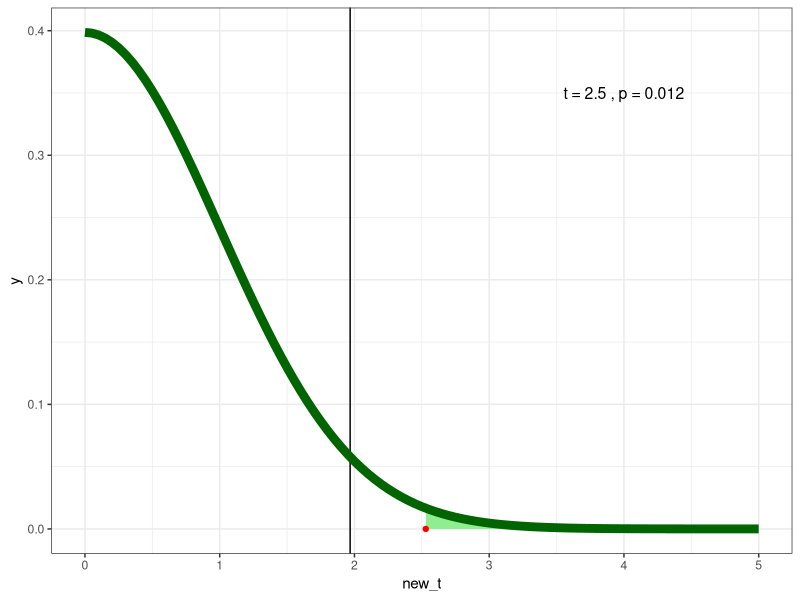
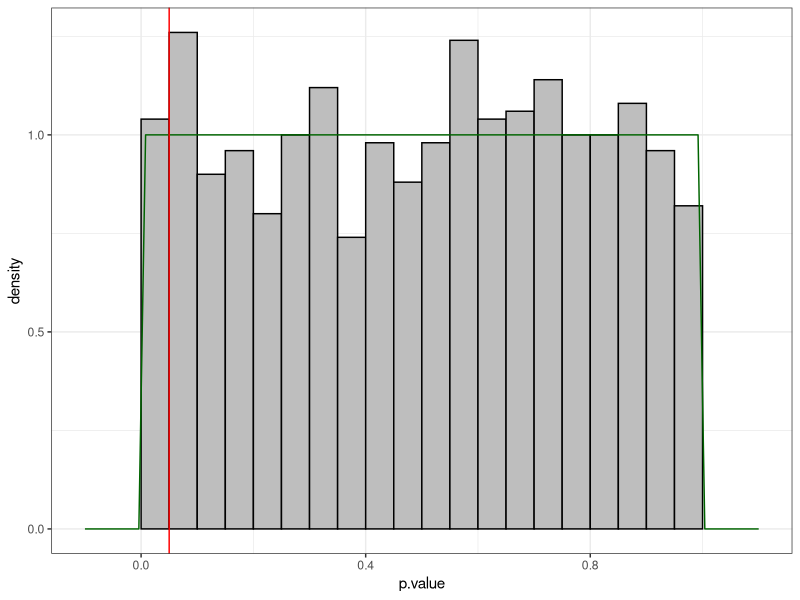
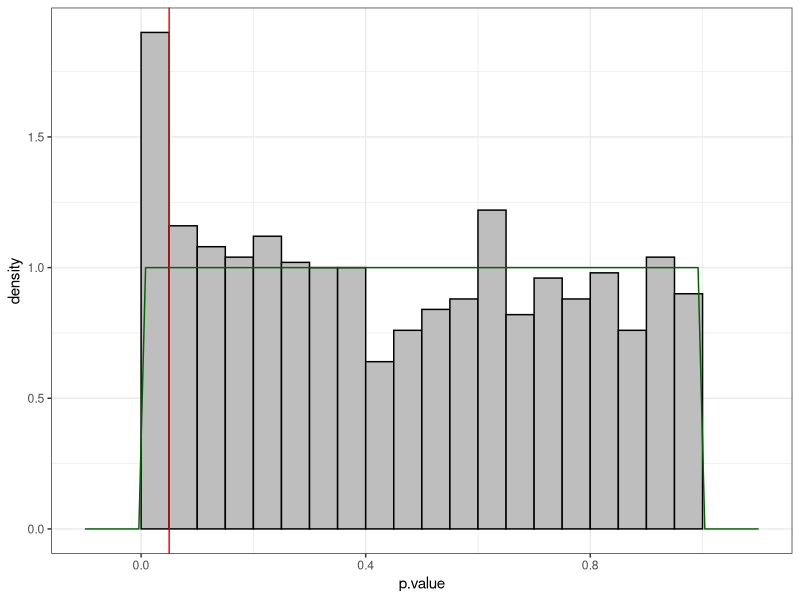

These charts were generated, in order, by the following R code:
## ---- chunk 1
knitr::opts_chunk$set(echo = TRUE)

library(tidyverse)

## ---- chunk 2

num_centers <- 1000 # Сколько раз повторим эксперимент?

sample_size <- 300 # Количество пациентов, прошедших, терапию
True_Hg_improve <- 0 # Истинное среднее изменение гемоглобина
Hg_sd <- 6 # Разброс в улучшении Hg

df_trial <- data.frame(
  center_ID = rep(1:num_centers, each = sample_size),
  patient_ID = rep(1:sample_size, num_centers),
  Hg_change = rnorm(sample_size*num_centers, mean = True_Hg_improve, sd = Hg_sd)
)

trial_results <- df_trial %>% 
  group_by(center_ID) %>% 
  dplyr::summarise(t = sqrt(sample_size)*mean(Hg_change)/sd(Hg_change)) %>% 
  ungroup()

# Как распределено t, когда Н0 верна?
plt_1 <- ggplot(trial_results, aes(x = t)) +
  geom_histogram(aes(y =..density..),
                 color = 'black', fill = 'grey') +
  stat_function(fun = dt, 
                args = list(df = sample_size-1), color = 'darkgreen') +
  geom_vline(mapping = aes(xintercept = qt(0.975, sample_size-1)), color = "red") +
  geom_vline(mapping = aes(xintercept = qt(0.025, sample_size-1)), color = "red") +
  xlim(c(-5,5)) +
  theme_bw()

## ---- chunk 3

new_sample <- rnorm(sample_size, mean = 0.5, sd = Hg_sd)
new_t <- abs(sqrt(sample_size)*mean(new_sample)/sd(new_sample))

ggplot() +
  stat_function(fun = dt, 
                args = list(df = sample_size-1), 
                fill = 'lightgreen',
                xlim = c(new_t,5),
                geom = "area") +
  geom_vline(aes(xintercept = qt(0.975, sample_size - 1))) +
  geom_point(aes(x = new_t, y = 0), color = "red") +
  stat_function(fun = dt, 
                args = list(df = sample_size-1), 
                color = 'darkgreen', 
                size = 3,
                xlim = c(0, 5)) +
  geom_text(aes(x = 4, y = 0.35, label = paste0("t = ", signif(new_t,2)," , p = ", signif(2*(1-pt(new_t, sample_size - 1)),2))), size = 4)+
  theme_bw()


## ---- chunk 4

num_centers <- 1000 # Сколько раз повторим эксперимент?

sample_size <- 30 # Количество пациентов, прошедших, терапию
True_Hg_improve <- 0 # Истинное среднее изменение гемоглобина
Hg_sd <- 6 # Разброс в улучшении Hg

df_trial_norm <- data.frame(
  center_ID = rep(1:num_centers, each = sample_size),
  patient_ID = rep(1:sample_size, num_centers),
  Hg_change = rnorm(sample_size*num_centers, mean = True_Hg_improve, sd = Hg_sd)
)

trial_results <- df_trial_norm %>% 
  group_by(center_ID) %>% 
  do(broom::tidy(t.test(Hg_change ~ 1, conf.level = 0.95, mu = 0, data = .))) %>% 
  ungroup()

# Как распределено t, когда Н0 верна?
ggplot(trial_results, aes(x = p.value)) +
  geom_histogram(aes(y =..density..),
                 color = 'black', fill = 'grey',
                 breaks = seq(0,1,0.05)) +
  stat_function(fun = dunif, 
                args = list(min = 0, max = 1), color = 'darkgreen') +
  geom_vline(mapping = aes(xintercept = 0.05), color = "red") +
  xlim(c(-0.1,1.1)) +
  theme_bw()

# Попробуйте провести эксперимент с "работающим" препаратом. Что будет происходить с p-значениями?

## ---- chunk 5

num_centers <- 1000 # Сколько раз повторим эксперимент?

sample_size <- 3 # Количество пациентов, прошедших, терапию
True_avg_duration <- 20 # Истинное среднее время до выздоровления

df_trial_norm <- data.frame(
  center_ID = rep(1:num_centers, each = sample_size),
  patient_ID = rep(1:sample_size, num_centers),
  Hg_change = rexp(sample_size*num_centers, rate = 1/True_avg_duration)
)

trial_results <- df_trial_norm %>% 
  group_by(center_ID) %>% 
  do(broom::tidy(t.test(Hg_change ~ 1, conf.level = 0.95, mu = True_avg_duration, data = .))) %>% 
  ungroup()

# Как распределено t, когда Н0 верна?
ggplot(trial_results, aes(x = p.value)) +
  geom_histogram(aes(y =..density..),
                 color = 'black', fill = 'grey',
                 breaks = seq(0,1,0.05)) +
  stat_function(fun = dunif, 
                args = list(min = 0, max = 1), color = 'darkgreen') +
  geom_vline(mapping = aes(xintercept = 0.05), color = "red") +
  xlim(c(-0.1,1.1)) +
  theme_bw()


